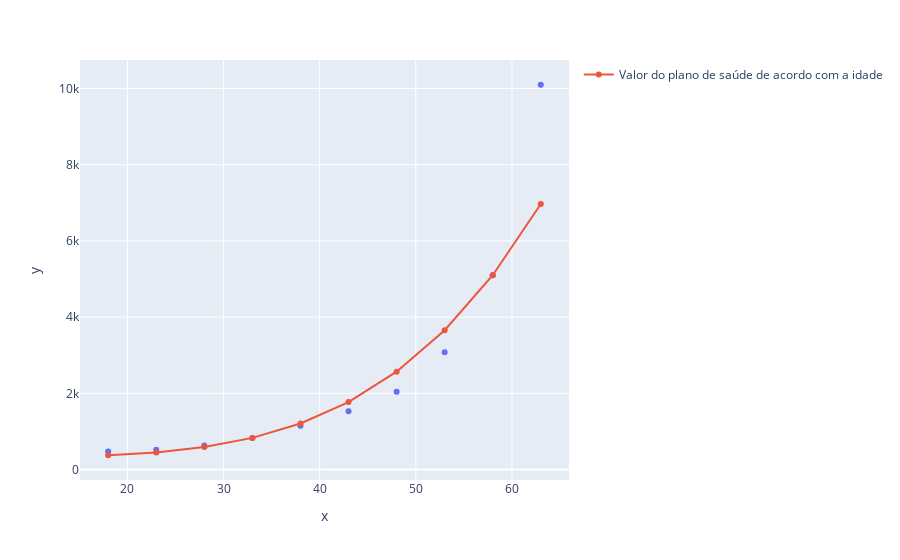

Here is the notebook cell this chart was saved with:
### Code cell
grafico = px.scatter(x=x_plano_saude2.ravel(), y=y_plano_saude2)
grafico.add_scatter(x=x_plano_saude2.ravel(), y=regressor_svr_saude_polinomial.predict(x_plano_saude2), name='Valor do plano de saúde de acordo com a idade')
grafico.show()

### Figure 1 — Plotly figure (JSON) as saved in the notebook; plotly's stock layout.template omitted (floating-point values rounded to 4 significant figures)
{"data": [{"hovertemplate": "x=%{x}<br>y=%{y}<extra></extra>", "legendgroup": "", "marker": {"color": "#636efa", "symbol": "circle"}, "mode": "markers", "name": "", "orientation": "v", "showlegend": false, "type": "scatter", "x": [18, 23, 28, 33, 38, 43, 48, 53, 58, 63], "xaxis": "x", "y": [470, 520, 630, 830, 1150, 1530, 2040, 3080, 5100, 10100], "yaxis": "y"}, {"name": "Valor do plano de saúde de acordo com a idade", "type": "scatter", "x": [18, 23, 28, 33, 38, 43, 48, 53, 58, 63], "y": [374.5, 448.2, 589.3, 830.1, 1209.0, 1771.0, 2568.0, 3656.0, 5100.0, 6970.0]}], "layout": {"legend": {"tracegroupgap": 0}, "margin": {"t": 60}, "xaxis": {"anchor": "y", "domain": [0, 1], "title": {"text": "x"}}, "yaxis": {"anchor": "x", "domain": [0, 1], "title": {"text": "y"}}}}
